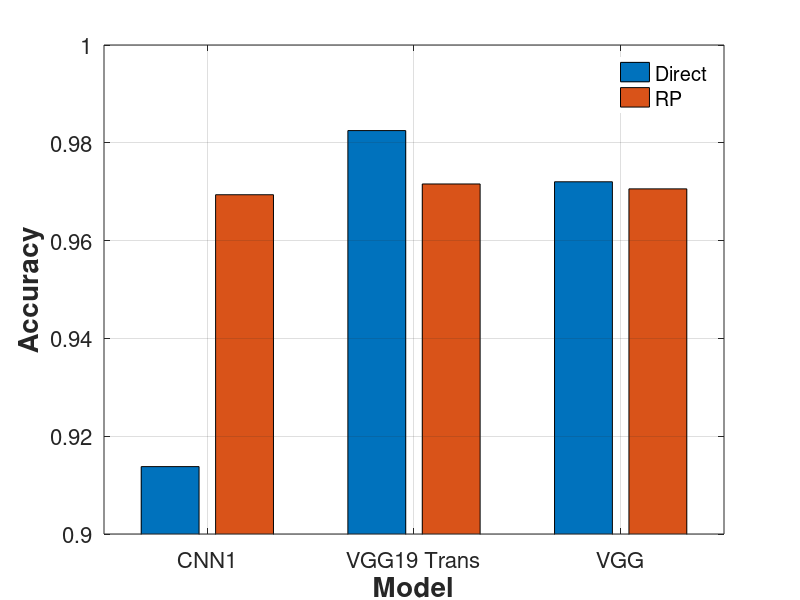
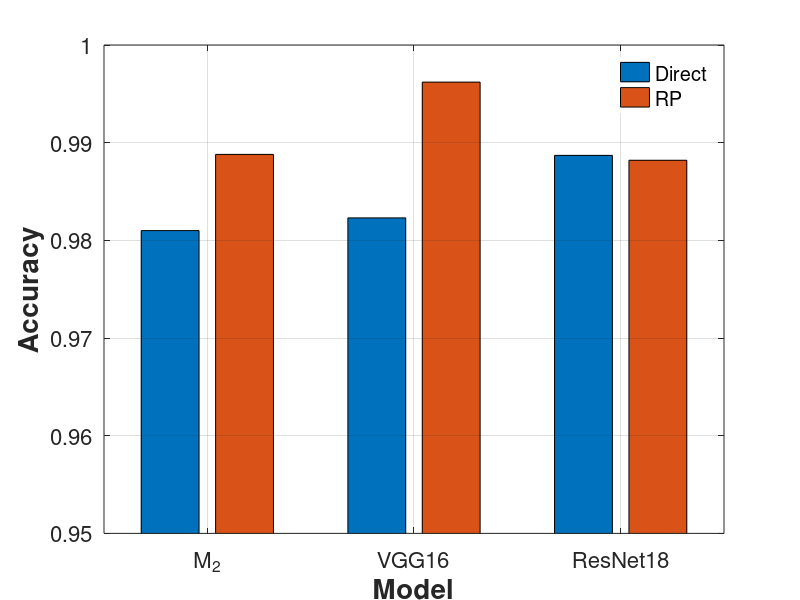

Write MATLAB code to recreate these figures, in order.
Acc_D = [0.913783,0.969380; 0.982499,0.971580; 0.972030,0.970579];
b =bar(Acc_D);
grid on;
ylim([0.90,1]);
ch = get(b,'children');
set(gca,'XTickLabel',{'CNN1','VGG19 Trans','VGG'},'fontsize',16)
%set(ch,'FaceVertexCData',[1 0 1;0 0 0;])
legend('Direct','RP','Box','off');
xlabel('\bf{Model}','fontsize',20);
ylabel('\bf{Accuracy}','fontsize',20);


% for i=1:2 
% xtips1 = b(i).XEndPoints;
% ytips1 = b(i).YEndPoints; %获取 Bar 对象的 XEndPoints 和 YEndPoints 属性
% labels1 = string(b(i).YData); %获取条形末端的坐标
% text(xtips1,ytips1,labels1,'HorizontalAlignment','center',...
%     'VerticalAlignment','bottom');
% end

Acc_25 = [0.9810,0.9888; 0.9823,0.9962; 0.9887,0.9882];
figure(2);
b1 =bar(Acc_25);
grid on;
ylim([0.95,1]);
ch = get(b1,'children');
set(gca,'XTickLabel',{'M_2','VGG16','ResNet18'},'fontsize',16)
%set(ch,'FaceVertexCData',[1 0 1;0 0 0;])
legend('Direct','RP','Box','off');
xlabel('\bf{Model}','fontsize',20);
ylabel('\bf{Accuracy}','fontsize',20);